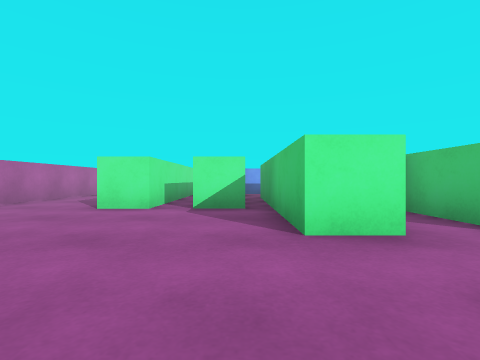
view 1 (above)

14 first-person views from a walk through a 3-D level made in the Unity game engine. The camera is 0.55 m above the floor, looks level and sees 85° across. The floor is counted in squares, 1 m on a side. Each view is taken from the middle of a square. On the plan, view 1 faces up. The plan holds only what a view shows up to about 9 squares ahead; the rest is blank. The player character is not drawn.

view 2
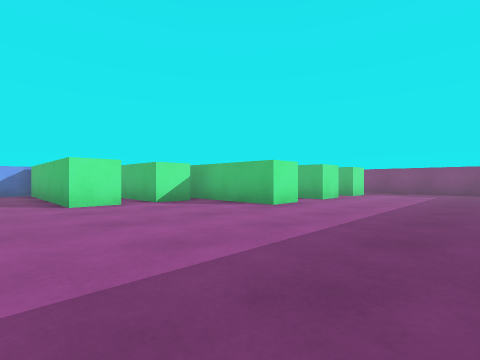

view 3
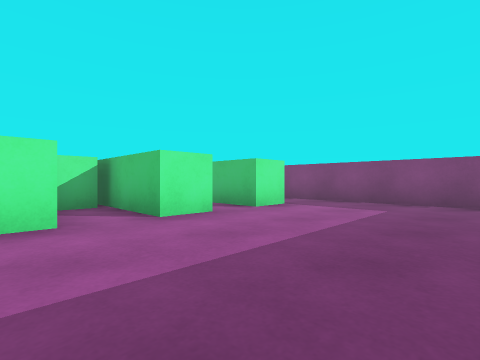

view 4
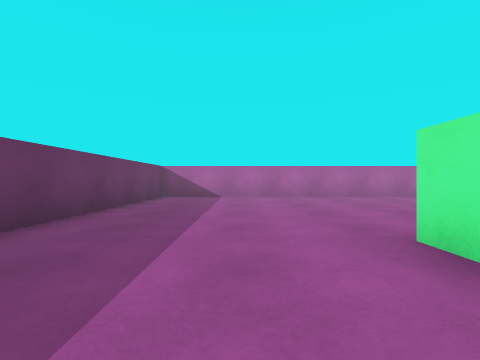

view 5
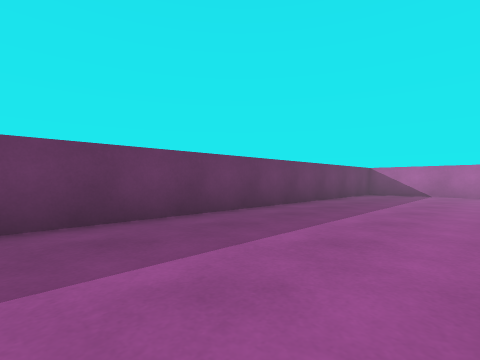

view 6
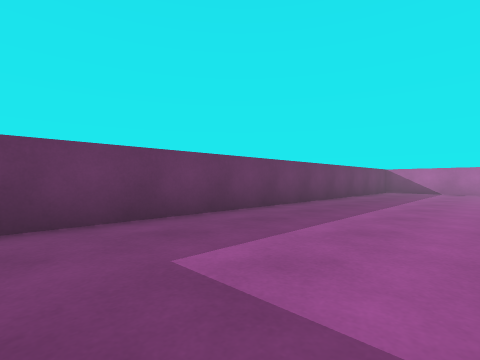

view 7
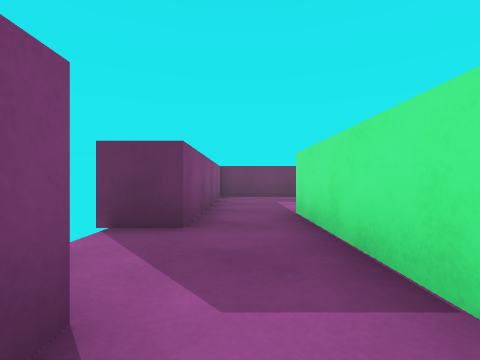

view 8
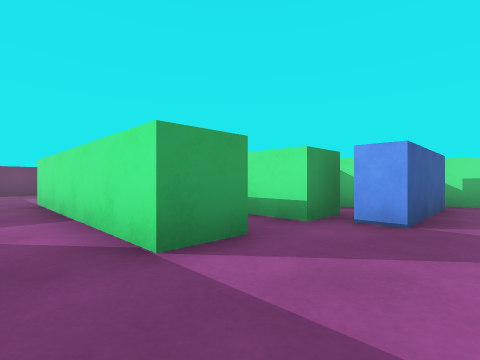

view 9
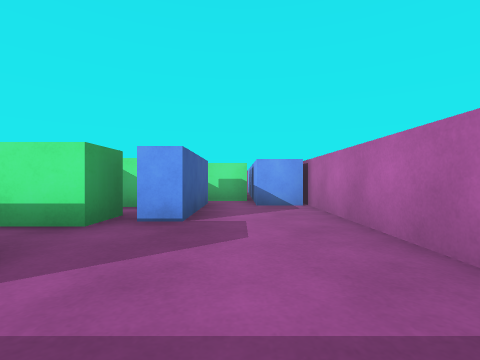

view 10
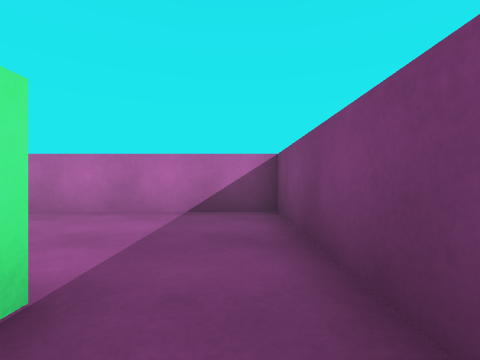

view 11
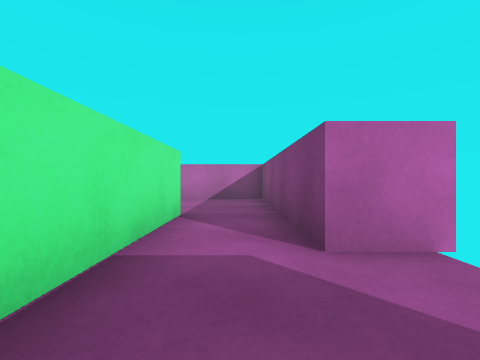

view 12
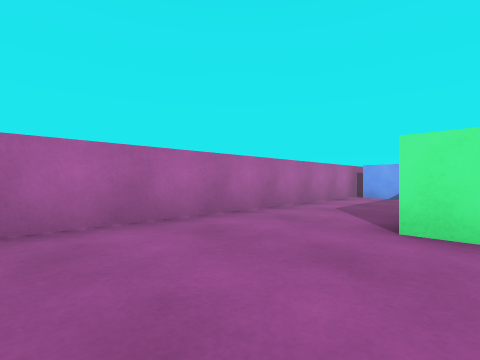

view 13
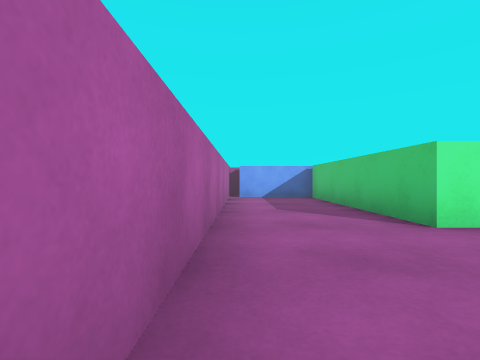

view 14
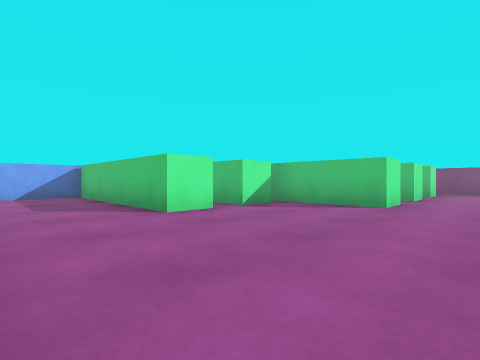

### Floor plan
Points are (right, up) in squares from view 1. A wall is a line through its corners. A room is listed if a view was taken in it or the views show most of it. See-through windows are left out.
Room 1 (views 1, 2, 3, 4, 5, 6, 12, 13, 14)
walls: (1.8, 2.6) (0.6, 2.6) (0.6, 6); (0.1, 5) (-0.9, 5); (-1.7, 5) (-2.7, 5) (-2.7, 10.1); (4, 2.6) (2.9, 2.6) (2.9, 5.5); (6.1, 2.6) (5.1, 2.6); (-1.4, 10.4) (-5.1, 10.4); (-5.3, 11.2) (-5.3, -1.5) (7.7, -1.5) (7.7, 2.5)
ways out: opening at (7, 3) to room 3
objects: green block (2, 5) to (2, 7)
Room 2 (views 7, 8, 9, 10)
walls: (5, 8.2) (6.1, 8.2) (6.1, 5.5); (2.9, 8.2) (3.9, 8.2); (1.3, 11.4) (1.3, 10.4) (-0.2, 10.4); (0.8, 9.2) (3.5, 9.2) (3.5, 8.6); (7.7, 6) (7.7, 11.5) (0.8, 11.5); (0.1, 10.2) (0.1, 9.1)
ways out: opening at (7, 5) to room 3
Room 3 (view 11)
walls: (7.7, 2.5) (7.7, 4) (8.8, 4); (6.1, 5.5) (6.1, 2.6); (8.8, 6) (7.7, 6)
ways out: opening at (7, 3) to room 1; opening at (7, 5) to room 2

Where each view was taken, in squares from view 1:
view 1: 0 up, 0 right, facing up
view 2: 1 down, 4 left, facing up-right
view 3: 1 down, 1 right, facing up-right
view 4: 1 up, 3 right, facing left
view 5: 2 up, 5 right, facing down-left
view 6: 2 up, 7 right, facing down-left
view 7: 7 up, 7 right, facing down
view 8: 10 up, 7 right, facing down-left
view 9: 10 up, 7 right, facing left
view 10: 7 up, 7 right, facing up
view 11: 4 up, 7 right, facing up
view 12: 2 up, 2 left, facing up-left
view 13: 2 up, 5 left, facing up
view 14: 1 up, 5 left, facing up-right
